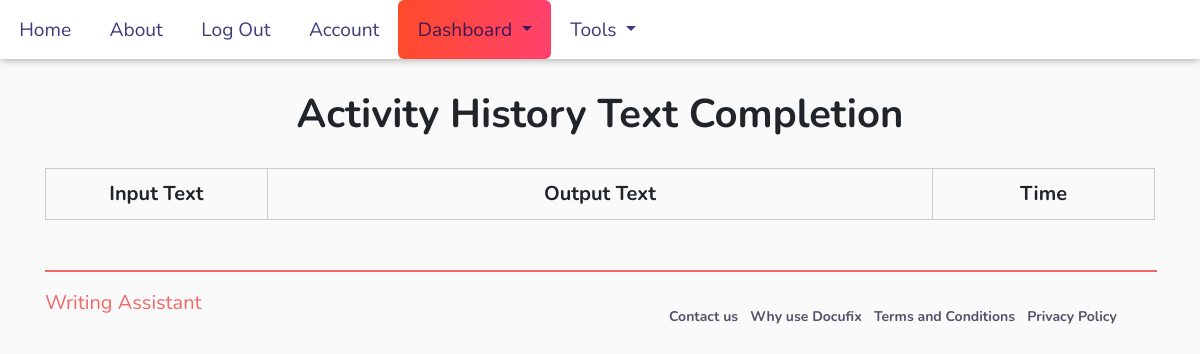
Page /dashboard/text_completion (signed in) on the earlier database version.
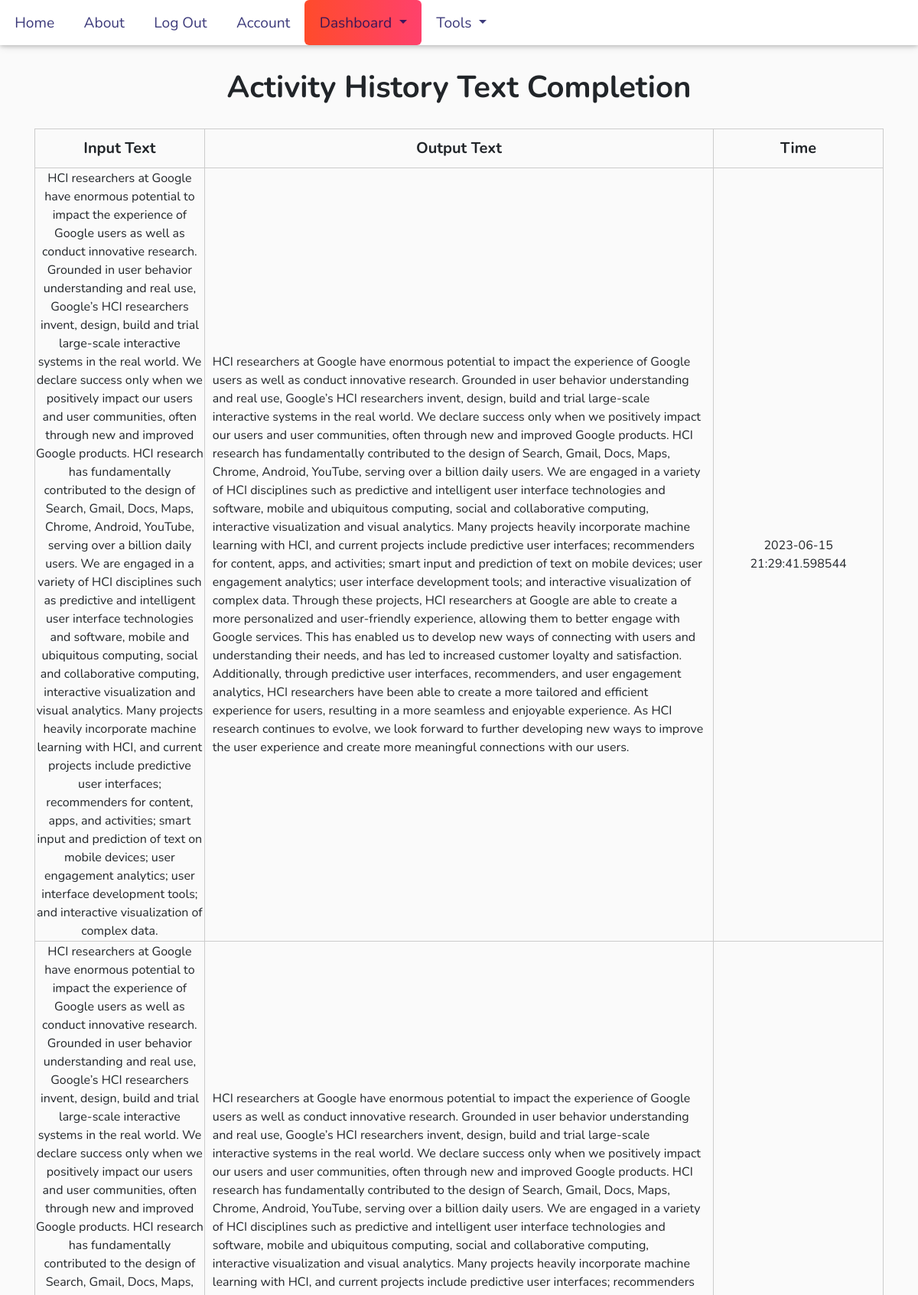
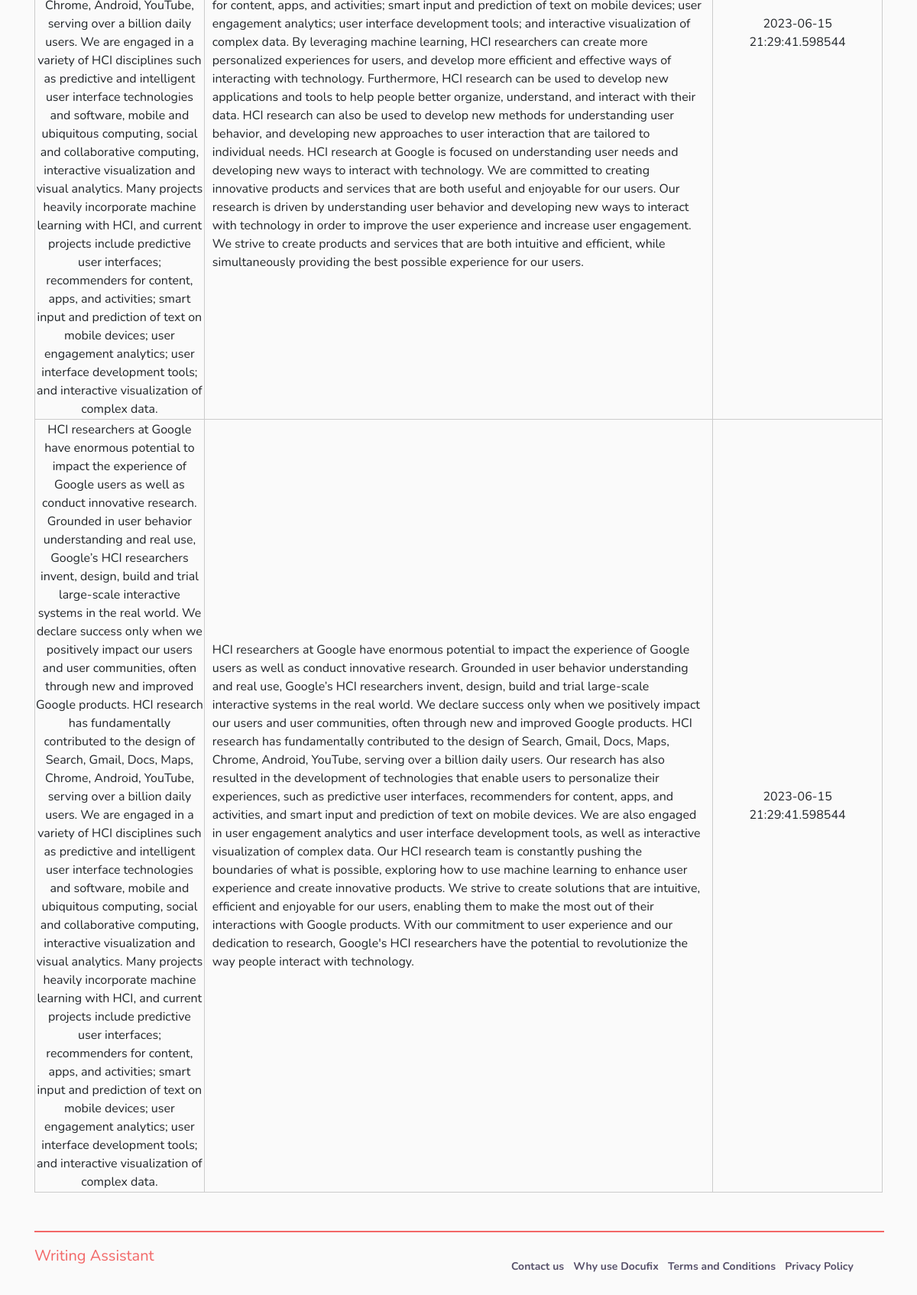
Same page on the later database version (2 pictures, top to bottom).
### application/models.py (models this page shows, shortened)
class TextCompletion(db.Model):
    __tablename__ = 'text_completions'
    id = db.Column(db.Integer, primary_key=True)
    input_text = db.Column(db.Text, nullable=False)
    output_text = db.Column(db.Text, nullable=False)
    timestamp = db.Column(db.DateTime, default=datetime.utcnow)
    user_id = db.Column(db.Integer, db.ForeignKey('users.id'))
    auth_id = db.Column(db.Integer, db.ForeignKey('auth.id'))

### application/dashboard/views.py (the view)
@dashboard.route('/text_completion')
@login_required
def textcompletion():
    page = request.args.get('page', 1, type=int)
    user_completions = TextCompletion.query.order_by(TextCompletion.timestamp.desc()).paginate(page=page, per_page=10)
    return render_template('completion_dashboard.html', user_completions = user_completions)

### application/auth/auth_decorator.py (called while the page is built)
def login_required(f):
    @wraps(f)
    def decorated_function(*args, **kwargs):
        if current_user.is_authenticated:
            return f(*args, **kwargs)
        elif 'profile' in session:
            return f(*args, **kwargs)
        else:
            return redirect(url_for("users.login"))
    return decorated_function

### application/models.py (called while the page is built)
@login_manager.user_loader
def load_user(user_id):
    return User.query.get(user_id)

### application/templates/completion_dashboard.html (shortened to what this page needs)
{% extends 'base.html' %}
{% block content %}
<head>
    <link rel="stylesheet" type="text/css" href="../static/css/dashboard_completion.css" />
    <link rel="stylesheet" href="https://cdnjs.cloudflare.com/ajax/libs/font-awesome/4.7.0/css/font-awesome.min.css" />
    <link href="https://unpkg.com/aos@2.3.1/dist/aos.css" rel="stylesheet" />
    <link rel="stylesheet" href="https://stackpath.bootstrapcdn.com/bootstrap/4.3.1/css/bootstrap.min.css"
 />
    <link rel="stylesheet" type="text/css" href="https://stackpath.bootstrapcdn.com/bootstrap/4.3.1/css/bootstrap.min.css"
 />
</head>
  <h1>Activity History Text Completion</h1>
  <table>
    <tr>
        <th class="input">Input Text</th>
        <th class="output">Output Text</th>
        <th class="time">Time</th>
    </tr>
        {% for completion in user_completions.items %}
    <tr>
        <td class="input-text">{{ completion.input_text }}</td>
        <td class="output-text">{{ completion.output_text }}</td>
        <td class="time-text">{{ completion.timestamp }}</td>
    </tr>
    {% endfor %}
</table>
{% endblock %}

Differences in the rows shown:
added TextCompletion: input_text "HCI researchers at Google have enormous potential to impact the experience of Google users as well as conduct innovative research. Grounded in user behavior understanding and real use, Google’s HCI researchers invent, design, build and trial large-scale interactive systems in the real world. We declare success only when we positively impact our users and user communities, often through new and improved Google products. HCI research has fundamentally contributed to the design of Search, Gmail, Docs, Maps, Chrome, Android, YouTube, serving over a billion daily users. We are engaged in a variety of HCI disciplines such as predictive and intelligent user interface technologies and software,…", output_text "HCI researchers at Google have enormous potential to impact the experience of Google users as well as conduct innovative research. Grounded in user behavior understanding and real use, Google’s HCI researchers invent, design, build and trial large-scale interactive systems in the real world. We declare success only when we positively impact our users and user communities, often through new and improved Google products. HCI research has fundamentally contributed to the design of Search, Gmail, Docs, Maps, Chrome, Android, YouTube, serving over a billion daily users. We are engaged in a variety of HCI disciplines such as predictive and intelligent user interface technologies and software,…", timestamp "2023-06-15 21:29:41.598544"
added TextCompletion: input_text "HCI researchers at Google have enormous potential to impact the experience of Google users as well as conduct innovative research. Grounded in user behavior understanding and real use, Google’s HCI researchers invent, design, build and trial large-scale interactive systems in the real world. We declare success only when we positively impact our users and user communities, often through new and improved Google products. HCI research has fundamentally contributed to the design of Search, Gmail, Docs, Maps, Chrome, Android, YouTube, serving over a billion daily users. We are engaged in a variety of HCI disciplines such as predictive and intelligent user interface technologies and software,…", output_text "HCI researchers at Google have enormous potential to impact the experience of Google users as well as conduct innovative research. Grounded in user behavior understanding and real use, Google’s HCI researchers invent, design, build and trial large-scale interactive systems in the real world. We declare success only when we positively impact our users and user communities, often through new and improved Google products. HCI research has fundamentally contributed to the design of Search, Gmail, Docs, Maps, Chrome, Android, YouTube, serving over a billion daily users. We are engaged in a variety of HCI disciplines such as predictive and intelligent user interface technologies and software,…", timestamp "2023-06-15 21:29:41.598544"
added TextCompletion: input_text "HCI researchers at Google have enormous potential to impact the experience of Google users as well as conduct innovative research. Grounded in user behavior understanding and real use, Google’s HCI researchers invent, design, build and trial large-scale interactive systems in the real world. We declare success only when we positively impact our users and user communities, often through new and improved Google products. HCI research has fundamentally contributed to the design of Search, Gmail, Docs, Maps, Chrome, Android, YouTube, serving over a billion daily users. We are engaged in a variety of HCI disciplines such as predictive and intelligent user interface technologies and software,…", output_text "HCI researchers at Google have enormous potential to impact the experience of Google users as well as conduct innovative research. Grounded in user behavior understanding and real use, Google’s HCI researchers invent, design, build and trial large-scale interactive systems in the real world. We declare success only when we positively impact our users and user communities, often through new and improved Google products. HCI research has fundamentally contributed to the design of Search, Gmail, Docs, Maps, Chrome, Android, YouTube, serving over a billion daily users. Our research has also resulted in the development of technologies that enable users to personalize their experiences, such as…", timestamp "2023-06-15 21:29:41.598544"
